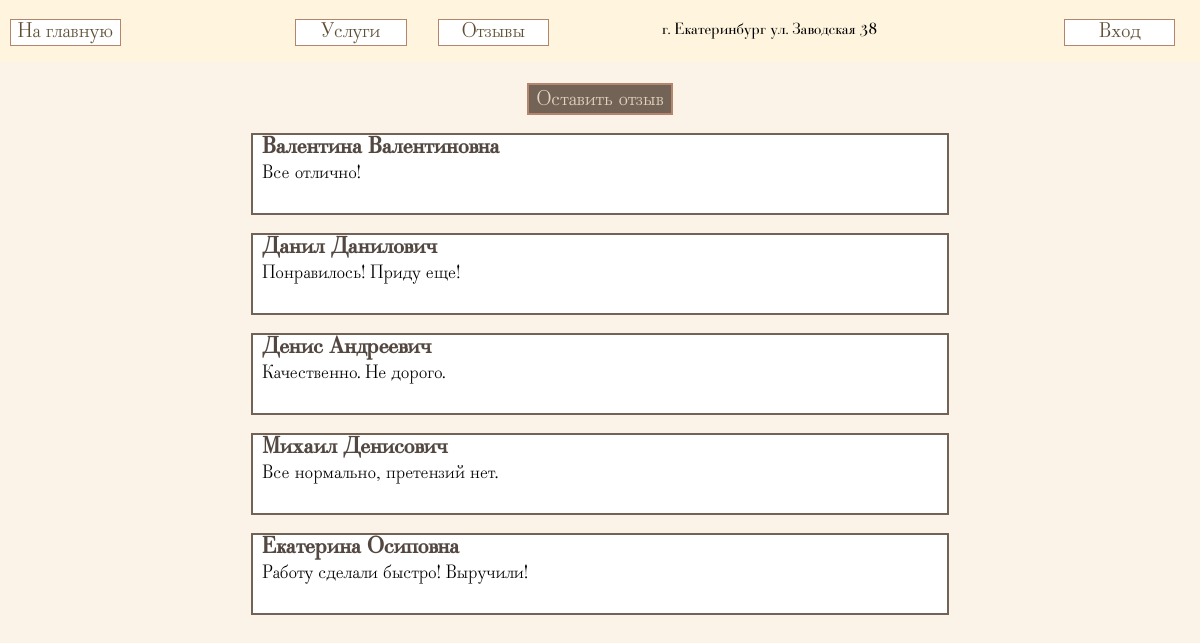
The page /review.html on the database its author committed.
### cursovayaapp/models.py (models this page shows)
class Review(models.Model):
    customer_name = models.CharField(max_length=50)
    customer_email = models.CharField(max_length=30)
    description = models.CharField(max_length=200)

### cursovayaapp/views.py (the view)
# urls.py: path('review.html', ReviewPage.as_view()),
class ReviewPage(View):
    def get(self, request):
        reviews = get_review()
        context = {
            "reviews": reviews
        }
        return render(request, 'review.html', context=context)

### cursovayaapp/basa.py (called while the page is built)
def get_review():
    reviews = Review.objects.all()
    return reviews

### cursovayaapp/templates/review.html (shortened to what this page needs)
<!DOCTYPE html>
<html class="nojs html css_verticalspacer" lang="ru-RU">
 <head>
  <link rel="stylesheet" type="text/css" href="static/css/site_global.css?crc=444006867"/>
  <link rel="stylesheet" type="text/css" href="static/css/review.css?crc=3940538829" id="pagesheet"/>
 </head>
 <body>
  <div class="clearfix borderbox" id="page">
   <div class="browser_width" id="u821-bw">
    <div id="u821"></div>
   </div>
   <a class="nonblock nontext clearfix grpelem" id="u827-4" href="/"><p>На главную</p></a>
   <div class="clearfix grpelem" id="ppu822-4">
    <div class="clearfix colelem" id="pu822-4">
     <a class="nonblock nontext clearfix grpelem" id="u824-4" href="service.html"><p>Услуги</p></a>
     <a class="nonblock nontext MuseLinkActive clearfix grpelem" id="u825-4" href="review.html"><p>Отзывы</p></a>
    </div>
    <a class="nonblock nontext clearfix colelem" id="u850-4" href="form_review.html"><p id="u850-2">Оставить отзыв</p></a>
    {% for review in reviews %}
    {% include 'review_one.html' %}
    {% endfor %}
   </div>
   <div id="u823-4-wrapper">
    <div class="clearfix" id="u823-4">
     <p id="u823-2">г. Екатеринбург ул. Заводская 38</p>
    </div>
   </div>
   <a class="nonblock nontext clearfix grpelem" id="u826-4" href="enter.html"><p>Вход</p></a>
   <div class="verticalspacer" data-offset-top="215" data-content-above-spacer="215" data-content-below-spacer="284" data-sizePolicy="fixed" data-pintopage="page_fixedLeft"></div>
  </div>
   </body>
</html>

### cursovayaapp/templates/review_one.html
{% block content %}
<div class="clearfix colelem" id="u914">
     <div class="clearfix grpelem" id="u853">
      <div class="clearfix colelem" id="u856-4">
       <p>{{ review.customer_name }}</p>
      </div>
      <div class="clearfix colelem" id="u859-6">
       <p>{{ review.description }}</p>
      </div>
     </div>
    </div>
{% endblock %}

### cursovayaapp/static/css/site_global.css (style rules this page uses)
html { min-height: 100%; min-width: 100%; -ms-text-size-adjust: none; }
body, div, dl, dt, dd, ul, ol, li, nav, h1, h2, h3, h4, h5, h6, pre, code, form, fieldset, legend, input, button, textarea, p, blockquote, th, td, a { margin: 0px; padding: 0px; border-width: 0px; border-style: solid; border-color: transparent; -webkit-transform-origin: left top; -ms-transform-origin: left top; -o-transform-origin: left top; transform-origin: left top; background-repeat: no-repeat; }
, button, textarea, select, optgroup, option { font-family: inherit; font-size: inherit; font-style: inherit; font-weight: inherit; }
body { font-family: Arial, Helvetica Neue, Helvetica, sans-serif; text-align: left; font-size: 14px; line-height: 17px; word-wrap: break-word; text-rendering: optimizeLegibility; -moz-font-feature-settings: 'liga'; -ms-font-feature-settings: 'liga'; -webkit-font-feature-settings: 'liga'; font-feature-settings: 'liga'; }
a:link { color: #0000FF; text-decoration: underline; }
a.nontext { color: black; text-decoration: none; font-style: normal; font-weight: normal; }
.colelem { display: inline; float: left; clear: both; }
.clearfix:after { content: "\0020"; visibility: hidden; display: block; height: 0px; clear: both; }
.MenuBar .SubMenuVisible, .MenuBarVertical .SubMenuVisible, .MenuBar .SubMenu .SubMenuVisible, .popup_element.Active, span.actAsPara, .actAsDiv, a.nonblock.nontext, img.block { display: block; }
.borderbox { -moz-box-sizing: border-box; -webkit-box-sizing: border-box; -ms-box-sizing: border-box; box-sizing: border-box; }
.browser_width>* { position: absolute; left: 0px; right: 0px; }
.grpelem, .accordion_wrapper { display: inline; float: left; }
p, h1, h2, h3, h4, h5, h6, ol, ul, span.actAsPara { max-height: 1000000px; }
.colelem100, .verticalspacer { clear: both; }
.list0 li, .MenuBar .MenuItemContainer, .SlideShowContentPanel .fullscreen img, .css_verticalspacer .verticalspacer { position: relative; }
@media screen and (-webkit-min-device-pixel-ratio:0) { body { text-rendering: auto; } }

### rows shown on the page
Review: customer_name "Валентина Валентиновна", description "Все отлично!"
Review: customer_name "Данил Данилович", description "Понравилось! Приду еще!"
Review: customer_name "Денис Андреевич", description "Качественно. Не дорого."
Review: customer_name "Михаил Денисович", description "Все нормально, претензий нет."
Review: customer_name "Екатерина Осиповна", description "Работу сделали быстро! Выручили!"
